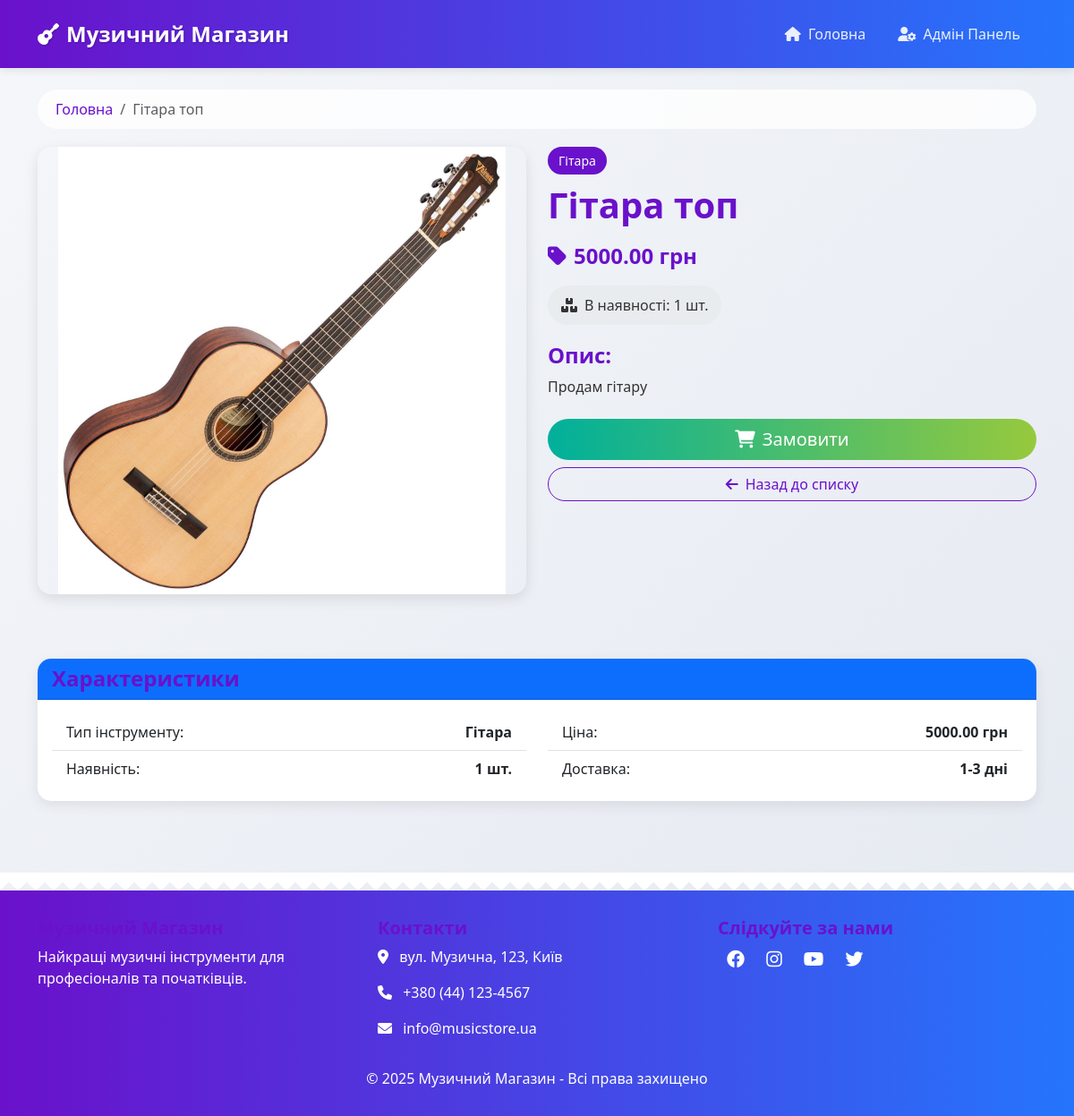
The app's page /instrument/1/ with its own data.
### instruments/models.py (models this page shows, shortened)
class Instrument(models.Model):
    name = models.CharField(max_length=100, verbose_name="Назва")
    description = models.TextField(verbose_name="Опис")
    price = models.DecimalField(max_digits=10, decimal_places=2, verbose_name="Ціна")
    stock_quantity = models.IntegerField(verbose_name="Кількість на складі")
    instrument_type = models.CharField(max_length=50, verbose_name="Тип інструменту")
    image = models.ImageField(upload_to='instruments/', verbose_name="Фото", null=True, blank=True)
    class Meta:
        verbose_name = "Інструмент"
        verbose_name_plural = "Інструменти"

### instruments/views.py (the view)
# urls.py: path('instrument/<int:instrument_id>/', views.instrument_detail, name='instrument_detail'),
def instrument_detail(request, instrument_id):
    instrument = get_object_or_404(Instrument, pk=instrument_id)
    return render(request, 'instruments/instrument_detail.html', {'instrument': instrument})

### instruments/templates/instruments/instrument_detail.html (shortened to what this page needs)
{% extends 'instruments/base.html' %}
{% block content %}
<nav aria-label="breadcrumb">
    <ol class="breadcrumb">
        <li class="breadcrumb-item"><a href="{% url 'instruments:instrument_list' %}">Головна</a></li>
        <li class="breadcrumb-item active">{{ instrument.name }}</li>
    </ol>
</nav>
<div class="row fade-in">
    <div class="col-md-6 mb-4">
        {% if instrument.image %}
        <img src="{{ instrument.image.url }}" class="detail-img" alt="{{ instrument.name }}">
        {% else %}
        <div class="bg-secondary p-5 text-center text-white rounded detail-img d-flex align-items-center justify-content-center">
            <h3>Немає зображення</h3>
        </div>
        {% endif %}
    </div>
    <div class="col-md-6">
        <div class="instrument-type">{{ instrument.instrument_type }}</div>
        <h1>{{ instrument.name }}</h1>
        <div class="price-tag">
            <i class="fas fa-tag me-2"></i>{{ instrument.price }} грн
        </div>
        <div class="stock-info">
            <i class="fas fa-boxes me-2"></i>В наявності: {{ instrument.stock_quantity }} шт.
        </div>
        <div class="mb-4">
            <h4>Опис:</h4>
            <p>{{ instrument.description }}</p>
        </div>
        <div class="d-grid gap-2">
            {% if instrument.stock_quantity > 0 %}
            <a href="{% url 'instruments:create_order' instrument.id %}" class="btn btn-success btn-lg">
                <i class="fas fa-shopping-cart me-2"></i>Замовити
            </a>
            {% else %}
            <button class="btn btn-secondary btn-lg" disabled>
                <i class="fas fa-ban me-2"></i>Немає в наявності
            </button>
            {% endif %}
            <a href="{% url 'instruments:instrument_list' %}" class="btn btn-outline-primary">
                <i class="fas fa-arrow-left me-2"></i>Назад до списку
            </a>
        </div>
    </div>
</div>
<div class="row mt-5 fade-in" style="animation-delay: 200ms">
    <div class="col-12">
        <div class="card">
            <div class="card-header bg-primary text-white">
                <h4 class="mb-0">Характеристики</h4>
            </div>
            <div class="card-body">
                <div class="row">
                    <div class="col-md-6">
                        <ul class="list-group list-group-flush">
                            <li class="list-group-item d-flex justify-content-between align-items-center">
                                <span>Тип інструменту:</span>
                                <span class="fw-bold">{{ instrument.instrument_type }}</span>
                            </li>
                            <li class="list-group-item d-flex justify-content-between align-items-center">
                                <span>Наявність:</span>
                                <span class="fw-bold">{{ instrument.stock_quantity }} шт.</span>
                            </li>
                        </ul>
                    </div>
                    <div class="col-md-6">
                        <ul class="list-group list-group-flush">
                            <li class="list-group-item d-flex justify-content-between align-items-center">
                                <span>Ціна:</span>
                                <span class="fw-bold">{{ instrument.price }} грн</span>
                            </li>
                            <li class="list-group-item d-flex justify-content-between align-items-center">
                                <span>Доставка:</span>
                                <span class="fw-bold">1-3 дні</span>
                            </li>
                        </ul>
                    </div>
                </div>
            </div>
        </div>
    </div>
</div>
{% endblock %}

### instruments/templates/instruments/base.html (style rules this page uses)
:root { --primary-color: #6a11cb; --secondary-color: #2575fc; --accent-color: #ff7e5f; --text-color: #333; --light-color: #f8f9fa; }
body { padding-top: 0; font-family: 'Segoe UI', Tahoma, Geneva, Verdana, sans-serif; background: linear-gradient(135deg, #f5f7fa 0%, #e4e8f0 100%); color: var(--text-color); }
h1, h2, h3, h4, h5 { font-weight: 600; color: var(--primary-color); }
.card { border: none; border-radius: 15px; overflow: hidden; margin-bottom: 30px; box-shadow: 0 5px 15px rgba(0,0,0,0.08); transition: all 0.3s ease; }
.btn-success { background: linear-gradient(to right, #00b09b, #96c93d); border: none; border-radius: 30px; padding: 8px 20px; font-weight: 500; transition: all 0.3s; }
.btn-outline-primary { color: var(--primary-color); border-color: var(--primary-color); border-radius: 30px; transition: all 0.3s; }
.detail-img { border-radius: 15px; box-shadow: 0 5px 15px rgba(0,0,0,0.1); max-height: 500px; width: 100%; object-fit: contain; }
.price-tag { font-size: 24px; font-weight: 700; color: var(--primary-color); margin: 15px 0; }
.stock-info { background-color: #e9ecef; padding: 10px 15px; border-radius: 30px; display: inline-block; margin-bottom: 20px; }
.fade-in { animation: fadeIn 0.8s ease-out forwards; }
.instrument-type { background-color: var(--primary-color); color: white; padding: 5px 12px; border-radius: 30px; font-size: 14px; font-weight: 500; display: inline-block; margin-bottom: 10px; }
.breadcrumb { background: rgba(255,255,255,0.8); border-radius: 30px; padding: 10px 20px; margin-bottom: 20px; }
.breadcrumb-item a { color: var(--primary-color); text-decoration: none; }

### records on screen
Instrument: name "Гітара топ", image (picture), instrument_type "Гітара", price "5000.00", stock_quantity "1", description "Продам гітару"
